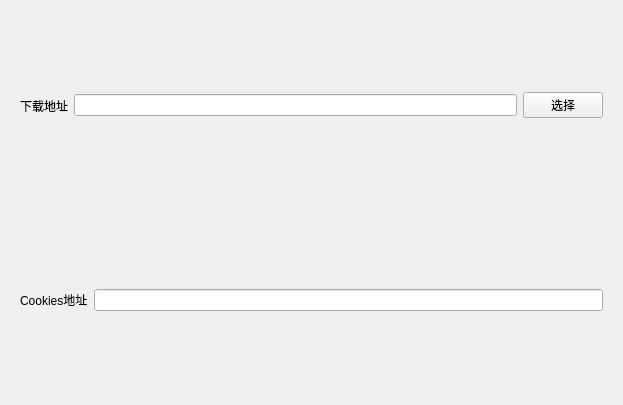
<?xml version="1.0" encoding="UTF-8"?>
<ui version="4.0">
 <class>Settingvs</class>
 <widget class="QWidget" name="Settingvs">
  <property name="geometry">
   <rect>
    <x>0</x>
    <y>0</y>
    <width>623</width>
    <height>405</height>
   </rect>
  </property>
  <property name="windowTitle">
   <string>Form</string>
  </property>
  <layout class="QVBoxLayout" name="verticalLayout">
   <item>
    <widget class="QWidget" name="widget" native="true">
     <layout class="QHBoxLayout" name="horizontalLayout">
      <item>
       <widget class="QLabel" name="label">
        <property name="text">
         <string>下载地址</string>
        </property>
       </widget>
      </item>
      <item>
       <widget class="QLineEdit" name="down_addr"/>
      </item>
      <item>
       <widget class="QPushButton" name="select_btn">
        <property name="text">
         <string>选择</string>
        </property>
       </widget>
      </item>
     </layout>
    </widget>
   </item>
   <item>
    <widget class="QWidget" name="widget_2" native="true">
     <layout class="QHBoxLayout" name="horizontalLayout_2">
      <item>
       <widget class="QLabel" name="label_2">
        <property name="text">
         <string>Cookies地址</string>
        </property>
       </widget>
      </item>
      <item>
       <widget class="QLineEdit" name="cookies"/>
      </item>
     </layout>
    </widget>
   </item>
  </layout>
 </widget>
 <resources/>
 <connections/>
</ui>
